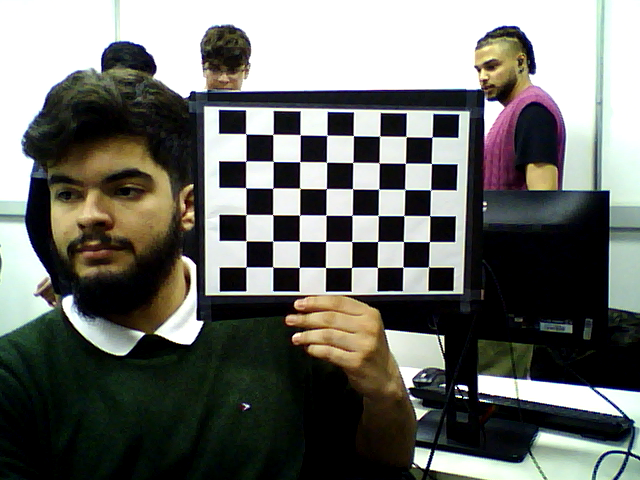
#> input picture lab_6/data/stereoL/captura_L_1.png, 640 x 480 px, given in place of im0.png, which was not available
$ python 4.disparity2depth_calib.py
#> lines starting #> are read from the running program, lines starting #| are printed output that depends on the picture; pictures that were not available may be replaced by others from this repository, and a replacement may not be noted
import numpy as np
import cv2
import matplotlib.pyplot as plt

# --- CONFIGURAÇÃO DOS CAMINHOS ---
CAMINHO_IMG_ESQ = "data/im0.png"
CAMINHO_IMG_DIR = "data/im1.png"

Value_pairs = []
disparity = None

# Lendo os parâmetros salvos no código anterior
cv_file = cv2.FileStorage("data/depth_estimation_params_py.xml", cv2.FILE_STORAGE_READ)
numDisparities = int(cv_file.getNode("numDisparities").real())
blockSize = int(cv_file.getNode("blockSize").real())
preFilterType = int(cv_file.getNode("preFilterType").real())
preFilterSize = int(cv_file.getNode("preFilterSize").real())
preFilterCap = int(cv_file.getNode("preFilterCap").real())
textureThreshold = int(cv_file.getNode("textureThreshold").real())
uniquenessRatio = int(cv_file.getNode("uniquenessRatio").real())
speckleRange = int(cv_file.getNode("speckleRange").real())
speckleWindowSize = int(cv_file.getNode("speckleWindowSize").real())
disp12MaxDiff = int(cv_file.getNode("disp12MaxDiff").real())
minDisparity = int(cv_file.getNode("minDisparity").real())
cv_file.release()

def mouse_click(event, x, y, flags, param):
    if event == cv2.EVENT_LBUTTONDBLCLK:
        disp_val = disparity[y,x]
        if disp_val > 0:
            print(f"\n[CLIQUE DETECTADO] Disparidade no pixel: {disp_val}")
            try:
                Z_lido = float(input("Digite a distância real medida (em cm): "))
                Value_pairs.append([Z_lido, disp_val])
                print("-> Registrado! Clique em outro ponto ou aperte ESC na imagem para calcular o M.")
            except ValueError:
                print("Valor inválido. Digite apenas números.")
        else:
            print("\nVocê clicou em uma área sem disparidade válida. Tente novamente.")

cv2.namedWindow('disp', cv2.WINDOW_NORMAL)
cv2.resizeWindow('disp', 600, 600)
cv2.namedWindow('left image', cv2.WINDOW_NORMAL)
cv2.resizeWindow('left image', 600, 600)
cv2.setMouseCallback('disp', mouse_click)

stereo = cv2.StereoBM_create()

imgL_orig = cv2.imread(CAMINHO_IMG_ESQ)
#> imgL_orig is the input picture: shape (480, 640, 3); mean B, G, R 104.3, 109.2, 107.7
imgR_orig = cv2.imread(CAMINHO_IMG_DIR)
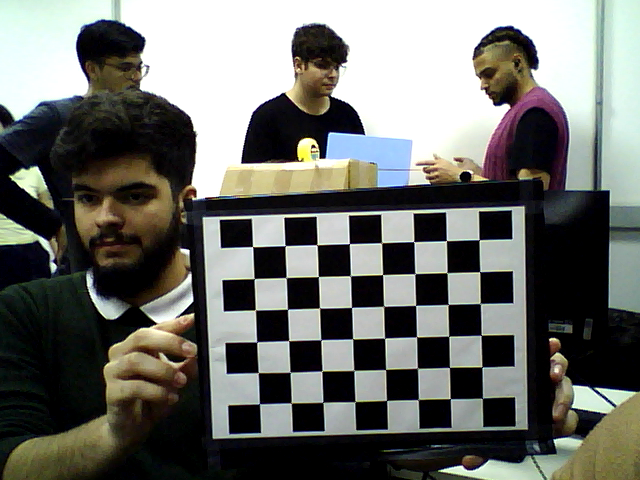
#> input picture lab_6/data/stereoL/captura_L_10.png, 640 x 480 px, given in place of im1.png, which was not available
#> imgR_orig is the input picture: shape (480, 640, 3); mean B, G, R 104.7, 109.4, 108.1

imgL = cv2.resize(imgL_orig, (640, 480))
imgR = cv2.resize(imgR_orig, (640, 480))

imgL_gray = cv2.cvtColor(imgL, cv2.COLOR_BGR2GRAY)
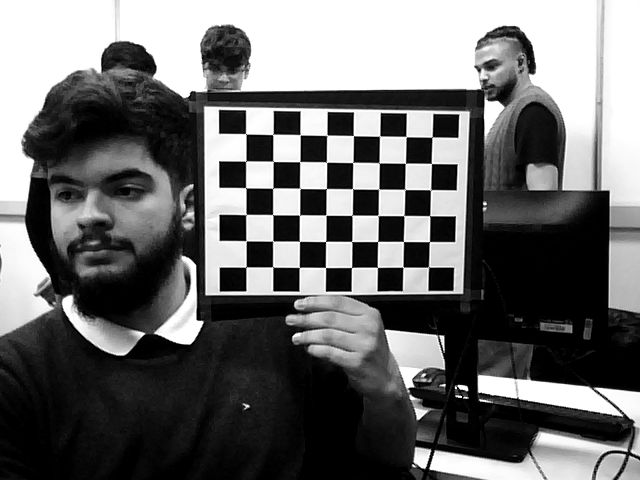
#> imgL_gray: shape (480, 640); min 0, max 255, mean 108.2
imgR_gray = cv2.cvtColor(imgR, cv2.COLOR_BGR2GRAY)
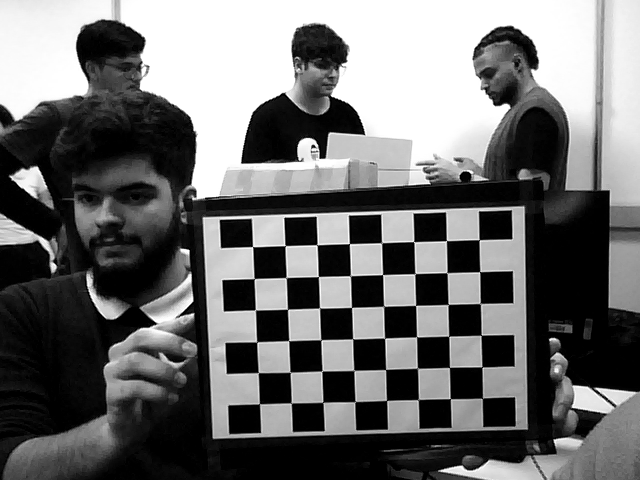
#> imgR_gray: shape (480, 640); min 0, max 255, mean 108.5

stereo.setNumDisparities(numDisparities)
stereo.setBlockSize(blockSize)
stereo.setPreFilterType(preFilterType)
stereo.setPreFilterSize(preFilterSize)
stereo.setPreFilterCap(preFilterCap)
stereo.setTextureThreshold(textureThreshold)
stereo.setUniquenessRatio(uniquenessRatio)
stereo.setSpeckleRange(speckleRange)
stereo.setSpeckleWindowSize(speckleWindowSize)
stereo.setDisp12MaxDiff(disp12MaxDiff)
stereo.setMinDisparity(minDisparity)

disparity_raw = stereo.compute(imgL_gray, imgR_gray)
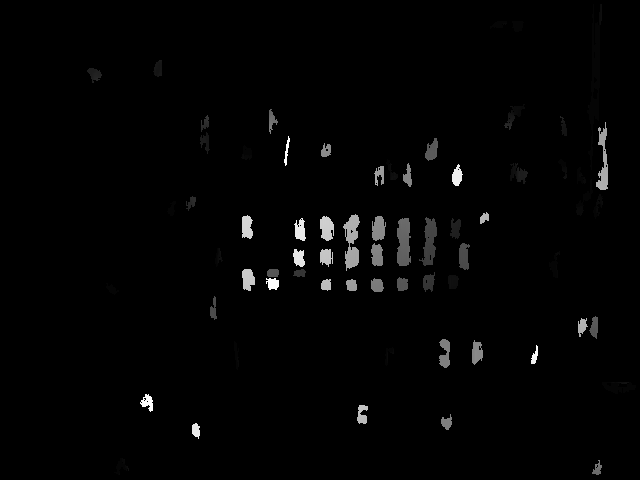
#> disparity_raw: shape (480, 640) int16; min 48, max 816, mean 59; drawn with min black and max white
disparity_float = disparity_raw.astype(np.float32)
disparity = (disparity_float/16.0 - minDisparity)/numDisparities

while True:
    cv2.imshow("disp", disparity)
    cv2.imshow("left image", imgL)

    if cv2.waitKey(50) == 27:
#> (key Esc is pressed here)
        if len(Value_pairs) > 0:
            break
        else:
            print("Aviso: Você precisa registrar pelo menos 1 ponto antes de sair!")

# Matemática e correção de formato da matriz para o OpenCV C++
value_pairs = np.array(Value_pairs)
z = value_pairs[:,0]
disp = value_pairs[:,1]
disp_inv = 1/disp

fig, (ax1,ax2) = plt.subplots(1, 2, figsize=(12,6))
ax1.plot(disp, z, 'o-')
ax1.set(xlabel='Normalized disparity value', ylabel='Depth from camera (cm)', title='Depth vs Disparity')
ax1.grid()
ax2.plot(disp_inv, z, 'o-')
ax2.set(xlabel='Inverse disparity value (1/disp) ', ylabel='Depth from camera (cm)', title='Depth vs Inverse Disparity')
ax2.grid()
plt.show()

coeff = np.vstack([disp_inv, np.ones(len(disp_inv))]).T
coeff = np.float32(coeff)
z_matrix = np.float32(z).reshape(-1, 1)

ret, sol = cv2.solve(coeff, z_matrix, flags=cv2.DECOMP_QR)
M = sol[0,0]
print(f"Valor final de M = {M}")

cv_file = cv2.FileStorage("data/depth_estimation_params_py.xml", cv2.FILE_STORAGE_WRITE)
cv_file.write("numDisparities", numDisparities)
cv_file.write("blockSize", blockSize)
cv_file.write("preFilterType", preFilterType)
cv_file.write("preFilterSize", preFilterSize)
cv_file.write("preFilterCap", preFilterCap)
cv_file.write("textureThreshold", textureThreshold)
cv_file.write("uniquenessRatio", uniquenessRatio)
cv_file.write("speckleRange", speckleRange)
cv_file.write("speckleWindowSize", speckleWindowSize)
cv_file.write("disp12MaxDiff", disp12MaxDiff)
cv_file.write("minDisparity", minDisparity)
cv_file.write("M", M)
cv_file.release()
cv2.destroyAllWindows()
